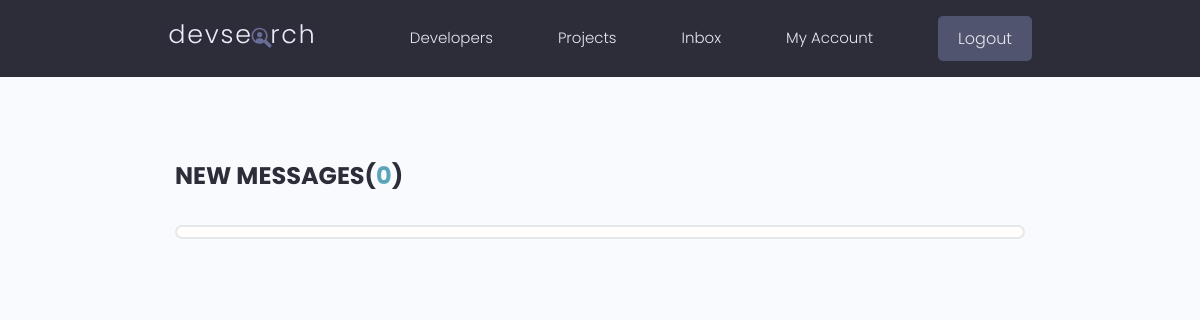
Page /inbox/ (signed in) on the earlier database version.
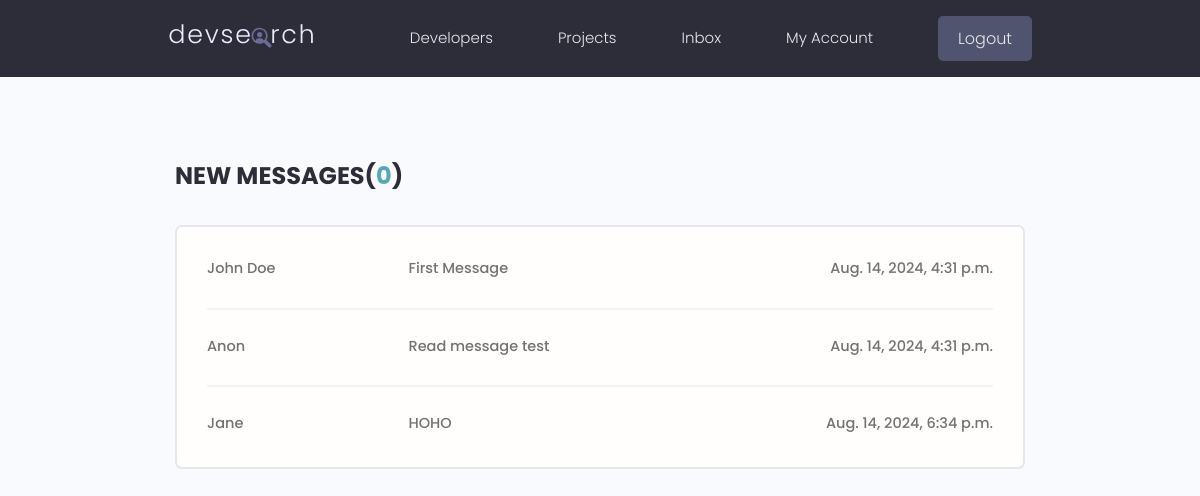
Same page on the later database version.
### users/models.py (models this page shows, shortened)
class Message(models.Model):
    sender = models.ForeignKey(Profile, on_delete=models.SET_NULL, blank=True, null=True)
    recipient = models.ForeignKey(Profile, on_delete=models.SET_NULL, blank=True, null=True, related_name='messages')
    is_read = models.BooleanField(default=False, null=True)
    name = models.CharField(max_length=200, null=True, blank=True)
    subject = models.CharField(max_length=200, null=True, blank=True)
    email = models.EmailField(max_length=200, null=True, blank=True)
    body = models.TextField()
    created = models.DateTimeField(auto_now_add=True)
    id = models.UUIDField(default=uuid.uuid4, primary_key=True, unique=True, editable=False)
    ordering = ['is_read', '-created']

### users/views.py (the view)
# urls.py: path('inbox/', views.inbox, name='inbox'),
@login_required(login_url='login')
def inbox(request):
    profile = request.user.profile
    messageRequests = profile.messages.all()
    unreadCount = messageRequests.filter(is_read=False).count()
    context = {'messageRequests': messageRequests, 'unreadCount': unreadCount}
    return render(request, 'users/inbox.html', context)

### users/templates/users/inbox.html
{% extends "main.html" %}
{% block content %}
<main class="inbox my-xl">
  <div class="content-box">
    <h3 class="inbox__title">New Messages(<span>{{unreadCount}}</span>)</h3>
    <ul class="messages">
      {% for message in messageRequests %}
      {% if message.is_read %}
      <li class="message">
        {% else %}
      <li class="message message--unread">
        {% endif %}
        <a href="{% url 'view-message' message.id %}">
          <span class="message__author">{{message.name}}</span>
          <span class="message__subject">{{message.subject}}</span>
          <span class="message__date">{{message.created}}</span>
        </a>
      </li>
      {% endfor %}
    </ul>
  </div>
</main>
{% endblock content %}

Differences in the rows shown:
added Message: name "John Doe", subject "First Message", created "Aug. 14, 2024, 4:31 p.m."
added Message: name "Anon", subject "Read message test", created "Aug. 14, 2024, 4:31 p.m."
added Message: name "Jane", subject "HOHO", created "Aug. 14, 2024, 6:34 p.m."
